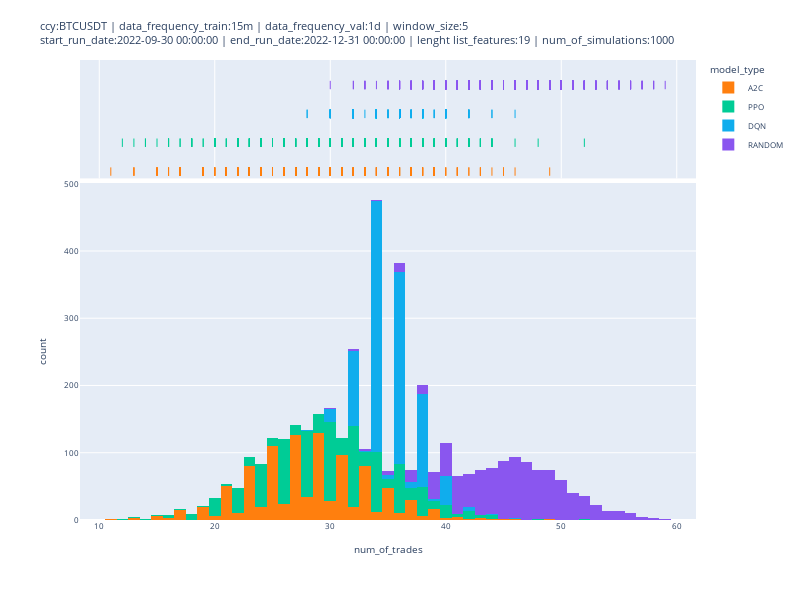

Notebook source saved alongside this figure:
### Code cell
fig = px.histogram(df_sim_results, x="num_of_trades", color="model_type", color_discrete_sequence=[ "#FF7F0E", "#00CC96", "#10aded", "#8A56EF"],  width=800, height=600, marginal="rug", # can be `box`, `violin`
                         hover_data=['total_reward_cash','fmt_total_profit_percentage', 'num_of_trades', 'sim_id'])
fig.update_layout(title=str_title, font={'size': 8})
fig.write_html(os.path.join('../results', 'plots', 'num_of_trades', 'hist_plot_' + file_export_plot_sim_results + '.html'))
fig.show()

### Figure 1 — Plotly figure (JSON) as saved in the notebook; plotly's stock layout.template omitted (floating-point values rounded to 4 significant figures; data arrays with more than 128 entries replaced by an {"elided": "..."} marker saying what was removed)
{"data": [{"alignmentgroup": "True", "bingroup": "x", "hovertemplate": "model_type=A2C<br>num_of_trades=%{x}<br>count=%{y}<extra></extra>", "legendgroup": "A2C", "marker": {"color": "#FF7F0E", "pattern": {"shape": ""}}, "name": "A2C", "offsetgroup": "A2C", "orientation": "v", "showlegend": true, "type": "histogram", "x": {"elided": "1000 int values"}, "xaxis": "x", "yaxis": "y"}, {"alignmentgroup": "True", "boxpoints": "all", "customdata": {"elided": "1000x3 float values"}, "fillcolor": "rgba(255,255,255,0)", "hoveron": "points", "hovertemplate": "model_type=A2C<br>num_of_trades=%{x}<br>total_reward_cash=%{customdata[0]}<br>fmt_total_profit_percentage=%{customdata[1]}<br>sim_id=%{customdata[2]}<extra></extra>", "jitter": 0, "legendgroup": "A2C", "line": {"color": "rgba(255,255,255,0)"}, "marker": {"color": "#FF7F0E", "symbol": "line-ns-open"}, "name": "A2C", "offsetgroup": "A2C", "showlegend": false, "type": "box", "x": {"elided": "1000 int values"}, "xaxis": "x2", "yaxis": "y2"}, {"alignmentgroup": "True", "bingroup": "x", "hovertemplate": "model_type=PPO<br>num_of_trades=%{x}<br>count=%{y}<extra></extra>", "legendgroup": "PPO", "marker": {"color": "#00CC96", "pattern": {"shape": ""}}, "name": "PPO", "offsetgroup": "PPO", "orientation": "v", "showlegend": true, "type": "histogram", "x": {"elided": "1000 int values"}, "xaxis": "x", "yaxis": "y"}, {"alignmentgroup": "True", "boxpoints": "all", "customdata": {"elided": "1000x3 float values"}, "fillcolor": "rgba(255,255,255,0)", "hoveron": "points", "hovertemplate": "model_type=PPO<br>num_of_trades=%{x}<br>total_reward_cash=%{customdata[0]}<br>fmt_total_profit_percentage=%{customdata[1]}<br>sim_id=%{customdata[2]}<extra></extra>", "jitter": 0, "legendgroup": "PPO", "line": {"color": "rgba(255,255,255,0)"}, "marker": {"color": "#00CC96", "symbol": "line-ns-open"}, "name": "PPO", "offsetgroup": "PPO", "showlegend": false, "type": "box", "x": {"elided": "1000 int values"}, "xaxis": "x2", "yaxis": "y2"}, {"alignmentgroup": "True", "bingroup": "x", "hovertemplate": "model_type=DQN<br>num_of_trades=%{x}<br>count=%{y}<extra></extra>", "legendgroup": "DQN", "marker": {"color": "#10aded", "pattern": {"shape": ""}}, "name": "DQN", "offsetgroup": "DQN", "orientation": "v", "showlegend": true, "type": "histogram", "x": {"elided": "1000 int values"}, "xaxis": "x", "yaxis": "y"}, {"alignmentgroup": "True", "boxpoints": "all", "customdata": {"elided": "1000x3 float values"}, "fillcolor": "rgba(255,255,255,0)", "hoveron": "points", "hovertemplate": "model_type=DQN<br>num_of_trades=%{x}<br>total_reward_cash=%{customdata[0]}<br>fmt_total_profit_percentage=%{customdata[1]}<br>sim_id=%{customdata[2]}<extra></extra>", "jitter": 0, "legendgroup": "DQN", "line": {"color": "rgba(255,255,255,0)"}, "marker": {"color": "#10aded", "symbol": "line-ns-open"}, "name": "DQN", "offsetgroup": "DQN", "showlegend": false, "type": "box", "x": {"elided": "1000 int values"}, "xaxis": "x2", "yaxis": "y2"}, {"alignmentgroup": "True", "bingroup": "x", "hovertemplate": "model_type=RANDOM<br>num_of_trades=%{x}<br>count=%{y}<extra></extra>", "legendgroup": "RANDOM", "marker": {"color": "#8A56EF", "pattern": {"shape": ""}}, "name": "RANDOM", "offsetgroup": "RANDOM", "orientation": "v", "showlegend": true, "type": "histogram", "x": {"elided": "1000 int values"}, "xaxis": "x", "yaxis": "y"}, {"alignmentgroup": "True", "boxpoints": "all", "customdata": {"elided": "1000x3 float values"}, "fillcolor": "rgba(255,255,255,0)", "hoveron": "points", "hovertemplate": "model_type=RANDOM<br>num_of_trades=%{x}<br>total_reward_cash=%{customdata[0]}<br>fmt_total_profit_percentage=%{customdata[1]}<br>sim_id=%{customdata[2]}<extra></extra>", "jitter": 0, "legendgroup": "RANDOM", "line": {"color": "rgba(255,255,255,0)"}, "marker": {"color": "#8A56EF", "symbol": "line-ns-open"}, "name": "RANDOM", "offsetgroup": "RANDOM", "showlegend": false, "type": "box", "x": {"elided": "1000 int values"}, "xaxis": "x2", "yaxis": "y2"}], "layout": {"barmode": "relative", "font": {"size": 8}, "height": 600, "legend": {"title": {"text": "model_type"}, "tracegroupgap": 0}, "margin": {"t": 60}, "title": {"text": "ccy:BTCUSDT | data_frequency_train:15m | data_frequency_val:1d | window_size:5<br>start_run_date:2022-09-30 00:00:00 | end_run_date:2022-12-31 00:00:00 | lenght list_features:19 | num_of_simulations:1000"}, "width": 800, "xaxis": {"anchor": "y", "domain": [0, 1], "title": {"text": "num_of_trades"}}, "xaxis2": {"anchor": "y2", "domain": [0, 1], "matches": "x", "showgrid": true, "showticklabels": false}, "yaxis": {"anchor": "x", "domain": [0, 0.7326], "title": {"text": "count"}}, "yaxis2": {"anchor": "x2", "domain": [0.7426, 1], "matches": "y2", "showgrid": false, "showline": false, "showticklabels": false, "ticks": ""}}}
